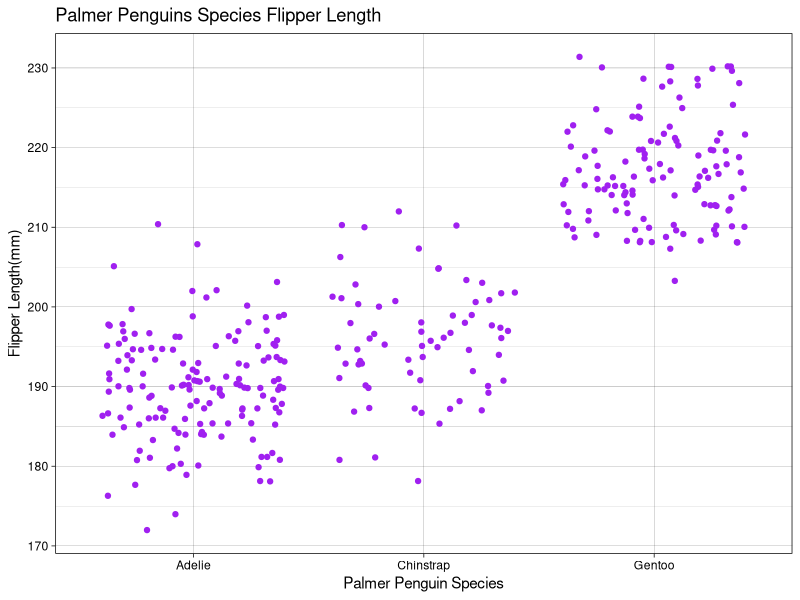

Reproduce this figure in R.
## ---- chunk 1
library(tidyverse)
library(palmerpenguins)
## ---- chunk 2
fx <- expression(x^2)


df_dx <- D(fx, 'x')

x <- 3

eval(df_dx)

## ---- chunk 3
pa <- expression(2* (3 * a + 2)^4 - 5)

dp_da <- D(pa, 'a')

a <- 1.2

eval(dp_da)
## ---- chunk 4
ggplot(data = penguins, 
       aes(x = species, 
           y = flipper_length_mm
           )) +
  geom_jitter(color = 'purple')+
  labs(x = 'Palmer Penguin Species', 
       y = 'Flipper Length(mm)') +
  labs(title = 'Palmer Penguins Species Flipper Length')+
  theme_linedraw()
